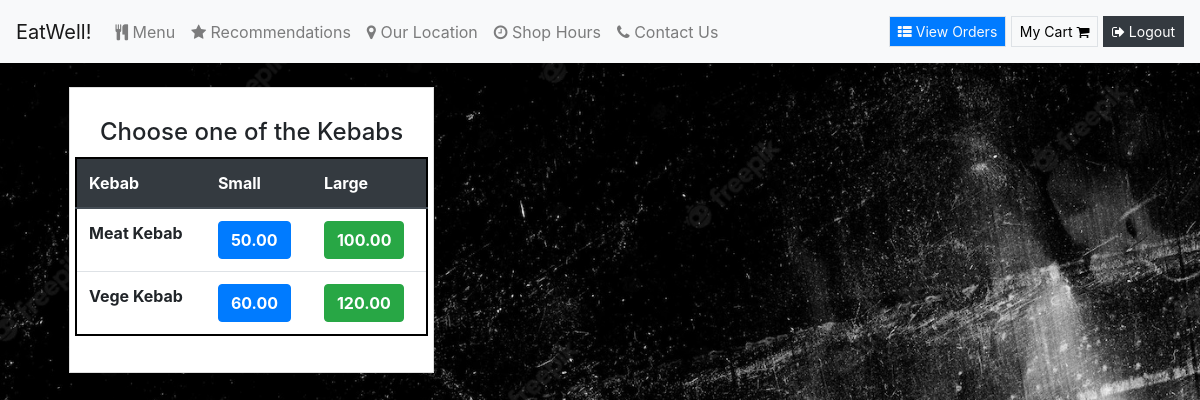
Screenshot of /Kebab (signed in) with the database file from the repository.
### orders/models.py (models this page shows, shortened)
class Kebab(models.Model):
    kebab_name = models.CharField(max_length=200)
    small_price = models.DecimalField(max_digits=6, decimal_places=2)
    large_price = models.DecimalField(max_digits=6, decimal_places=2)
    class Meta:
        verbose_name = "List of Kebabs"
        verbose_name_plural = "List of Kebabs"

### orders/views.py (the view)
# urls.py: path("Kebab", views.kebab, name="kebab"),
def kebab(request):
    if request.user.is_authenticated:
        return render(request, "orders/kebab.html", context={"dishes": Kebab.objects.all})
    else:
        return redirect("orders:login")

### orders/templates/orders/kebab.html
{% extends 'orders/header.html' %} {% block content %}
<div class="container">
    <div class="content my-4 px-4">
        <div class="card rounded-0 shadow">
            <div class="card-body">
                <h4 style="margin:10px; text-align:center;"> Choose one of the Kebabs </h4>
                <div class="row justify-content-center">
                    <table class="table" style="border: 2px solid black">
                        <thead class="thead-dark">
                            <tr>
                                <th scope="col">Kebab</th>
                                <th scope="col">Small</th>
                                <th scope="col">Large</th>
                            </tr>
                        </thead>
                        <tbody>
                            {% for dish in dishes %}
                            <tr>
                                <th>{{dish.kebab_name}}</th>
                                <td><button type="button" class="btn btn-primary" onclick="add_to_cart({item_description:'Small - {{dish.kebab_name}}' , price:{{dish.small_price}}})"><strong>{{dish.small_price}}</strong></button></td>
                                <td><button type="button" class="btn btn-success" onclick="add_to_cart({item_description:'Large - {{dish.kebab_name}}' , price:{{dish.large_price}}})"><strong>{{dish.large_price}}</strong></button></td>
                            </tr>
                            {% endfor %}
                        </tbody>
                    </table>
                </div>
            </div>
        </div>
    </div>
</div>
{% endblock %}

### orders/static/orders/style.css (style rules this page uses)
html, body { height: 100%; width: 100%; }
body { background-image: url(./../img/background.jpg); background-repeat: no-repeat; background-size: cover; background-position: center center; backdrop-filter: brightness(0.9887); }
* { margin: 0; padding: 0; box-sizing: border-box; }
.container { display: flex; align-items: auto; justify-content: auto; height: auto; }

### rows the page displays
Kebab: kebab_name "Meat Kebab", small_price "50.00", large_price "100.00"
Kebab: kebab_name "Vege Kebab", small_price "60.00", large_price "120.00"
